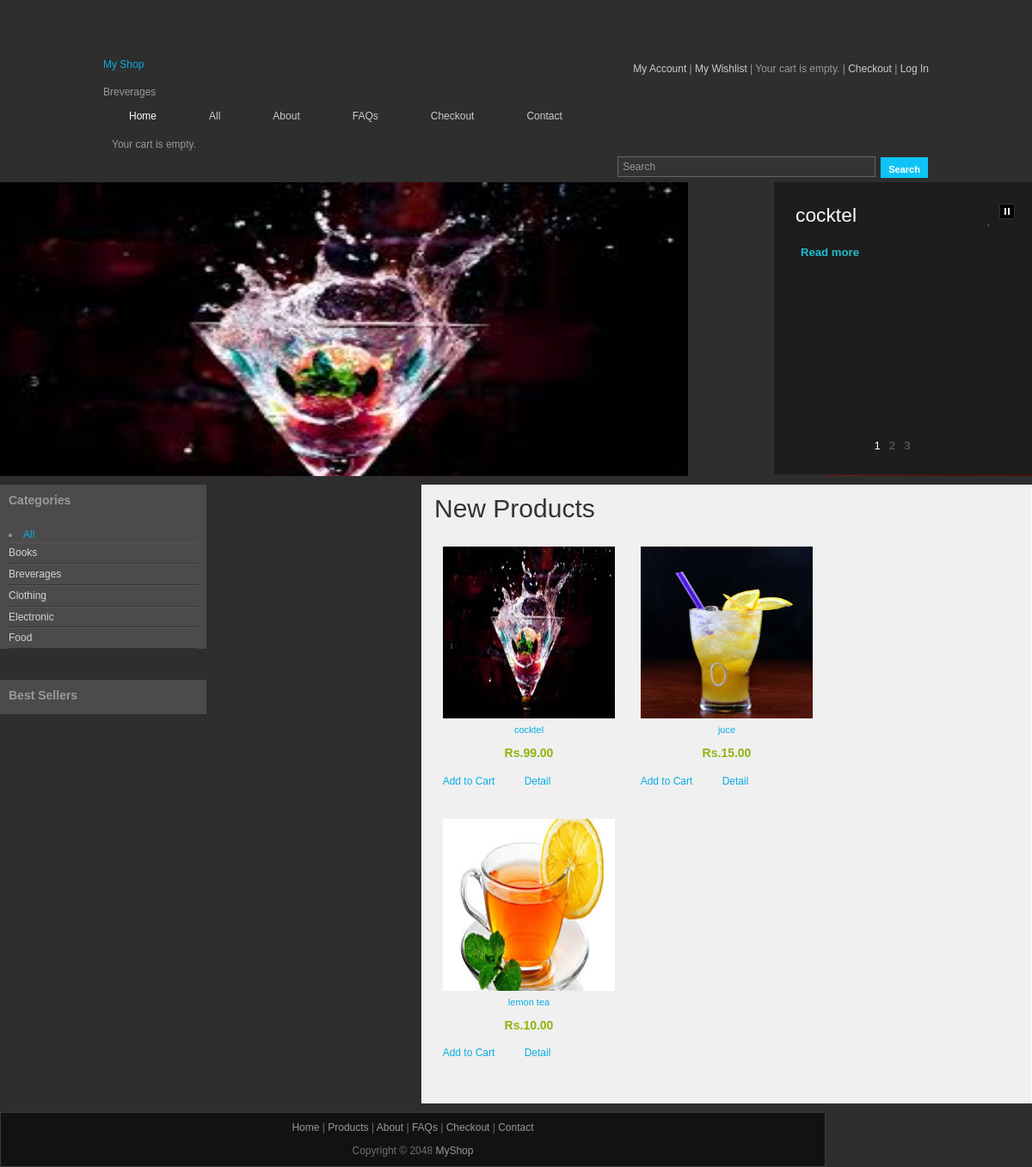
The app's page /breverages/ with its own data.
### shop/models.py (models this page shows, shortened)
class Category(models.Model):
    name=models.CharField(max_length=200,db_index=True)
    slug=models.SlugField(max_length=200,unique=True)
    class Meta:
        ordering=('name',)
        verbose_name='category'
        verbose_name_plural='categories'
    def get_absolute_url(self):
        return reverse('shop:product_list_by_category',args=[self.slug])

class Product(models.Model):
    category=models.ForeignKey(Category,related_name='products',on_delete=models.CASCADE)
    name=models.CharField(max_length=200,db_index=True)
    slug=models.SlugField(max_length=200,db_index=True)
    image=models.ImageField(upload_to='products/%y/%m/%d',blank=True)
    description=models.TextField(blank=True)
    price=models.DecimalField(max_digits=10,decimal_places=2)
    available=models.BooleanField(default=True)
    created=models.DateTimeField(auto_now_add=True)
    updated=models.DateTimeField(auto_now=True)
    class Meta:
        ordering=('name',)
        index_together=(('id','slug'),)
    def get_absolute_url(self):
        return reverse('shop:product_detail',args=[self.id,self.slug])

### shop/views.py (the view)
# urls.py: path('',views.product_list,name='product_list'),
def product_list(request,category_slug=None):
    category = None
    categories = Category.objects.all()
    products = Product.objects.filter(available=True)
    if category_slug:
        category = get_object_or_404(Category, slug = category_slug )
        products = products.filter(category = category)
    return render(request,'shop/product/list.html',{'category' : category , 'categories': categories, 'products':products})

### cart/cart.py (called while the page is built)
    def __len__(self):
        return sum(item['quantity'] for item in self.cart.values())

### cart/context_processors.py (called while the page is built)
def cart(request):
    return {'cart': Cart(request)}

### shop/templates/shop/product/list.html (shortened to what this page needs)
{% extends "shop/base.html" %}
{% load static %}
{% block content %}
    <div id="templatemo_middle" class="carousel">
	<div class="panel">
				<div class="details_wrapper">
					<div class="details">
					{% for product in products %}
						<div class="detail">
							<h2><a href="{{ product.get_absolute_url }}">{{ product.name }}</a></h2>
							<a href="{{ product.get_absolute_url }}" title="Read more" class="more">Read more</a>
						</div>
					{% endfor %}
					</div>
				</div>
				<div class="paging">
					<div id="numbers"></div>
					<a href="javascript:void(0);" class="previous" title="Previous" >Previous</a>
					<a href="javascript:void(0);" class="next" title="Next">Next</a>
				</div>
				<a href="javascript:void(0);" class="pause" title="Turn off autoplay">Pause</a>
			</div>
			<div class="backgrounds">
				{% for product in products %}
				<div class="item item_1">
					<img src="{{ product.image.url }}" alt="Slider 01" width=800 height=400/><br>
				</div>
				{% endfor %}
			</div>
	</div>
<div id="templatemo_main">
   		<div id="sidebar" class="float_l">
        	<div class="sidebar_box"><span class="bottom"></span>
            	<h3>Categories</h3>
                <div class="content">
	<li {% if not category %}class="selected"{% endif %}><a href="{% url "shop:product_list" %}">All</a>
                	<ul class="sidebar_list">
		{% for c in categories %}
                        <li {% if category.slug == c.slug %}class="selected"{% endif %}>
                         <a href="{{ c.get_absolute_url }}">{{ c.name }}</a>
                          </li>
	{% endfor %}
                    </ul>
</li>
                </div>
            </div>
<div class="sidebar_box"><span class="bottom"></span>
            	<h3>Best Sellers </h3>
            </div>
        </div>
           <div id="content" class="float_r">
        	<h1>New Products</h1>
{% for product in products %}
            <div class="product_box">
            	<a href="{{ product.get_absolute_url }}">
<img src="{{ product.image.url }}"   width=200 height=200/>
                <h3><a href="{{ product.get_absolute_url }}">{{ product.name }}</a></h3>
                <p class="product_price">Rs.{{ product.price }} </p>
                <a href="{{ product.get_absolute_url }}" class="detail">Add to Cart</a>
                <a href="{{ product.get_absolute_url }}" class="detail">Detail</a>
            </div>
{% endfor %}
 </div>
    </div>
{% endblock %}

### shop/templates/shop/base.html (shortened to what this page needs)
﻿{% load static %}
<!DOCTYPE html PUBLIC "-//W3C//DTD XHTML 1.0 Transitional//EN" "http://www.w3.org/TR/xhtml1/DTD/xhtml1-transitional.dtd">
<html xmlns="http://www.w3.org/1999/xhtml">
<head>
<link href="{% static 'css/templatemo_style.css' %}" rel="stylesheet" type="text/css" />
<link rel="stylesheet" type="text/css" href="{% static 'css/ddsmoothmenu.css' %}" />
<link rel="stylesheet" type="text/css" media="all" href="{% static "css/jquery.dualSlider.0.2.css" %}" />
</head>
<body>
<div id="templatemo_wrapper">
	<div id="templatemo_header">
    	<div id="site_title">
        	<h1style="color:fff;" ><a href="{{ product.category.get_absolute_url }}" >My Shop</a></h1>
        </div>
        <div id="header_right">
	        <a href="#">My Account</a> | <a href="#">My Wishlist</a> | {% with total_items=cart|length %}
{% if cart|length > 0 %}
Your cart:
<a href="{% url "cart:cart_detail" %}">
 item{{ total_items|pluralize }}
</a>
{% else %}
Your cart is empty.
{% endif %}
{% endwith %} | <a href="#">Checkout</a> | <a href="#">Log In</a>
		</div>
    </div>
    {% if category %}{{ category.name }}{% else %}My-Shop{% endif %}
    <div id="templatemo_menu">
    	<div id="top_nav" class="ddsmoothmenu">
            <ul>
                <li><a href="{{ product.category.get_absolute_url }}" class="selected">Home</a></li>
                <li {% if not category %}class="selected"{% endif %}><a href="{% url "shop:product_list" %}">All</a>
                </li>
                <li><a href="about/">About</a>
                </li>
                <li><a href="faqs/">FAQs</a></li>
                <li><a href="check/">Checkout</a></li>
                <li><a href="contact/">Contact</a></li>
            </ul>
            <br style="clear: left" />
        </div>
        <div id="menu_second_bar">
        	{% with total_items=cart|length %}
{% if cart|length > 0 %}
Your cart:
<a href="{% url "cart:cart_detail" %}">
{{ total_items }} item{{ total_items|pluralize }}
</a>
{% else %}
Your cart is empty.
{% endif %}
{% endwith %}
            </div>
        	<div id="templatemo_search">
                <form action="#" method="get">
                  <input type="text" value="Search" name="keyword" id="keyword" title="keyword" onfocus="clearText(this)" onblur="clearText(this)" class="txt_field" />
                  <input type="submit" name="Search" value=" Search " alt="Search" id="searchbutton" title="Search" class="sub_btn"  />
                </form>
            </div>
    	</div>
    </div>
{% block content %}
{% endblock %}
    <div id="templatemo_footer">
    	<p>
			<a href="{{ product.category.get_absolute_url }}">Home</a> | <a href="products.html">Products</a> | <a href="about.html">About</a> | <a href="faqs.html">FAQs</a> | <a href="checkout.html">Checkout</a> | <a href="contact.html">Contact</a>
		</p>
    	Copyright © 2048 <a href="#">MyShop</a>
    </div>
</body>
</html>

### static/css/templatemo_style.css (style rules this page uses)
a, a:link, a:visited { color: #08aee3; font-weight: normal; text-decoration: none; }
p { margin: 0 0 10px 0; padding: 0; }
img { border: none; }
h1, h2, h3, h4, h5, h6 { color: #333; font-weight: normal; }
h1 { font-size: 30px; margin: 0 0 30px; padding: 5px 0; }
h2 { font-size: 26px; margin: 0 0 25px; padding: 5px 0; }
h3 { font-size: 20px; margin: 0 0 20px; padding: 0; }
.float_l { float: left }
.float_r { float: right }
#templatemo_wrapper { width: 960px; margin: 0 auto; padding: 0 10px 10px; }
#templatemo_header { width: 100%; padding: 50px 0 10px; }
#templatemo_main { width: 100%; margin-bottom: 10px; }
#content { width: 680px; background: #f0f0f0; border: 1px solid #fff; padding: 14px; }
#sidebar { width: 240px }
#templatemo_footer { width: 920px; text-align: center; padding: 9px 19px; background: #121212; border: 1px solid #3a3a3a }
#site_title { float: left; }
#header_right { float: right; margin-top: 5px; }
#header_right a { color: #ccc; }
#menu_second_bar { padding: 5px 10px; }
#templatemo_search { float: right; }
#templatemo_search form { margin: 0; padding: 0; }
#templatemo_search .txt_field { float: left; display: block; margin-right: 5px; height: 24px; line-height: 24px; width: 300px; color: #999; font-size: 12px; padding: 0 5px; font-variant: normal; border: 1px solid #666; background: #333; }
#templatemo_search .sub_btn { float: right; display: block; color: #fff; height: 26px; font-size: 11px; font-weight: 700; line-height: 26px; cursor: pointer; border: 1px solid #333; background: #0ec4f7; }
.sidebar_box { position: relative; background: #4c4a4a; margin-bottom: 36px; }
#sidebar .sidebar_box .content { padding: 10px 10px 0; }
#sidebar .sidebar_list { margin: 0; padding: 0; list-style: none; }
#sidebar .sidebar_list li { display: block; margin: 0; padding: 3px 0; border-top: 1px solid #595858; border-bottom: 1px solid #343434; }
#sidebar .sidebar_list li a { color: #d6d3d3; }
.product_box { float: left; width: 220px; text-align: center; margin: 0 10px 30px 0; }
.product_box img { margin-bottom: 5px; }
.product_box h3 { font-size: 11px; color: #000; font-weight: 700; margin-bottom: 10px; }
.product_box .product_price { color: #8fb410; font-size: 14px; font-weight: 700 }
#templatemo_footer { color: #707070; }
#templatemo_footer a { color: #999; }

### static/css/ddsmoothmenu.css (style rules this page uses)
.ddsmoothmenu ul { z-index:100; margin: 0; padding: 0; list-style-type: none; }
.ddsmoothmenu ul li { position: relative; display: inline; float: left; }

### records on screen
Category: name "Breverages"
Product: name "cocktel", image (picture), price "99.00"
Category: name "Books"
Category: name "Clothing"
Category: name "Electronic"
Category: name "Food"
Product: image (picture), name "juce", price "15.00"
Product: image (picture), name "lemon tea", price "10.00"
